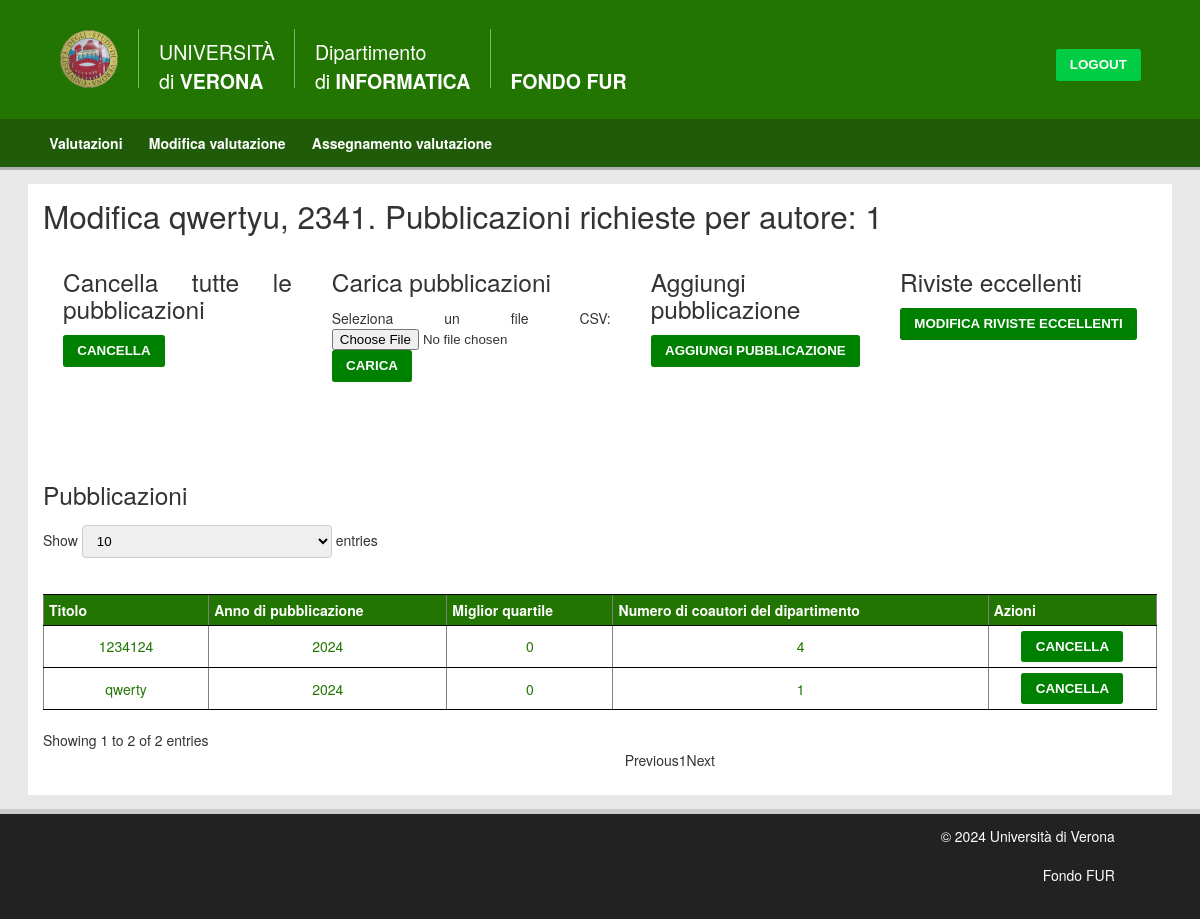
/modifica_valutazione/qwertyu/ (signed in), run on the app's committed database.
### caricamentoDati/models.py (models this page shows, shortened)
class Valutazione(models.Model):
    STATUS_CHOICES = (
        ('Vuota', 'Vuota'),
        ('Pubblicazioni caricate', 'Pubblicazioni caricate'),
        ('Assegnamento calcolato', 'Assegnamento calcolato'),
        ('Assegnamento completato', 'Assegnamento completato'),
        ('Chiusa', 'Chiusa'),
    )
    nome = models.CharField(max_length=100, primary_key=True)
    anno = models.IntegerField(validators=[MinValueValidator(
        1000), MaxValueValidator(9999)], default=datetime.date.today().year)
    dataCaricamento = models.DateField(
        blank=True, null=True, verbose_name="data di caricamento")
    status = models.CharField(
        max_length=50, choices=STATUS_CHOICES, default='Vuota')
    numeroPubblicazioni = models.PositiveIntegerField(
        validators=[MinValueValidator(1)], default=3, verbose_name="numero di pubblicazioni da selezionare")
    dataCaricamentoPubblicazioni = models.DateField(
        blank=True, null=True, verbose_name="data di caricamento delle pubblicazioni")
    class Meta:
        verbose_name_plural = "Valutazioni"

class PubblicazionePresentata(models.Model):
    handle = models.CharField(max_length=30, primary_key=True)
    valutazione = models.ForeignKey(
        Valutazione, on_delete=models.CASCADE, null=True, blank=True)
    issn_isbn = models.CharField(
        max_length=30, null=True, blank=True, verbose_name="issn o isbn")
    anno_pubblicazione = models.IntegerField(validators=[MinValueValidator(1000), MaxValueValidator(
        9999)], default=datetime.date.today().year, verbose_name="anno di pubblicazione")
    doi = models.CharField(max_length=30, null=True, blank=True)
    titolo = models.CharField(max_length=200)
    tipologia_collezione = models.CharField(
        max_length=100, verbose_name="tipologia della collezione")
    titolo_rivista_atti = models.CharField(
        max_length=200, null=True, verbose_name="titolo della rivista o atti")
    indicizzato_scopus = models.BooleanField(default=False)
    miglior_quartile = models.IntegerField(blank=True, default=0, validators=[
        MinValueValidator(0)], verbose_name="miglior quartile")
    num_coautori_dip = models.PositiveIntegerField(
        default=1, validators=[MinValueValidator(1)], verbose_name="numero di coautori del dipartimento")
    class Meta:
        constraints = [models.UniqueConstraint(
            fields=['handle', 'valutazione'], name='chiaveComposta')]
    class Meta:
        verbose_name_plural = "Pubblicazioni Presentate"

### caricamentoDati/views.py (the view)
# urls.py: re_path('^modifica_valutazione/(?P<valutazione_nome>.*)/$',
@login_required
def modifica_valutazione(request, valutazione_nome):
    valutazione = Valutazione.objects.get(nome=valutazione_nome)
    form = FormAggiungiPubblicazione()
    context = {
        'valutazione': valutazione,
        'pubblicazioni': PubblicazionePresentata.objects.filter(valutazione=valutazione).order_by('titolo'),
        'form_aggiungi_pubblicazione': form,
    }
    return render(request, 'caricamentoDati/modifica.html', context)

### caricamentoDati/forms.py
class FormAggiungiPubblicazione(forms.ModelForm):
    autori = forms.ModelMultipleChoiceField(queryset=Docente.objects.all().order_by(
        'cognome_nome'), required=False, widget=CheckboxSelectMultiple)
    class Meta:
        model = PubblicazionePresentata
        fields = ['handle', 'titolo', 'anno_pubblicazione', 'miglior_quartile', 'issn_isbn',
                  'doi', 'tipologia_collezione', 'titolo_rivista_atti', 'indicizzato_scopus']

### caricamentoDati/templates/caricamentoDati/modifica.html (shortened to what this page needs)
{% extends 'base.html' %}
{% block content %}
  <div class="main">
    <h1>Modifica {{ valutazione.nome }}, {{ valutazione.anno }}. Pubblicazioni richieste per autore: {{ valutazione.numeroPubblicazioni }}</h1>
    <div style="display: flex;">
      <div style="padding: 20px;">
        <h2>Cancella tutte le pubblicazioni</h2>
        <button type="button" class="btn btn-danger" data-toggle="modal" data-target="#confermaCancellazioneModal">Cancella</button>
      </div>
      <div style="padding: 20px;">
        <h2>Carica pubblicazioni</h2>
        <form method="post" enctype="multipart/form-data" action="{% url 'caricamento_con_file' filename='temp' valutazione=valutazione.nome %}">
          <label for="filename">Seleziona un file CSV:</label>
          <input type="file" name="filename" id="filename" />
          <br />
          <button class="btn" type="submit">Carica</button>
        </form>
      </div>
      <div style="padding: 20px;">
        <h2>Aggiungi pubblicazione</h2>
        <button type="button" class="btn" data-toggle="modal" data-target="#aggiungiPubblicazioneModal" onclick="loadModalContent()">Aggiungi pubblicazione</button>
      </div>
      <div style="padding: 20px;">
        <h2>Riviste eccellenti</h2>
        <button type="button" class="btn" data-toggle="modal" data-target="#rivisteEccellentiModal" onclick="loadRivisteEccellentiModalContent()">Modifica riviste eccellenti</button>
      </div>
    </div>
    <div style="padding-top: 80px;">
      {% if pubblicazioni %}
        <h2>Pubblicazioni</h2>
        <table id="table-pubblicazioni" class="table table-bordered" style=" text-align: left; width: 100%;" border="1" cellpadding="2" cellspacing="2">
          <thead>
            <tr>
              <th style="vertical-align: top; text-align: left;" data-orderable="true">
                <b>Titolo</b>
              </th>
              <th data-orderable="true" style="vertical-align: top; text-align: left;">
                <b>Anno di pubblicazione</b>
              </th>
              <th data-orderable="true" style="vertical-align: top; text-align: left;">
                <b>Miglior quartile</b>
              </th>
              <th data-orderable="true" style="vertical-align: top; text-align: left;">
                <b>Numero di coautori del dipartimento</b>
              </th>
              <th style="vertical-align: top; text-align: left;">
                <b>Azioni</b>
              </th>
            </tr>
          </thead>
          {% for pubblicazione in pubblicazioni %}
            <tr>
              <td>{{ pubblicazione.titolo }}</td>
              <td>{{ pubblicazione.anno_pubblicazione }}</td>
              <td>{{ pubblicazione.miglior_quartile }}</td>
              <td>{{ pubblicazione.num_coautori_dip }}</td>
              <td>
                <div type="button">
                  <form method="post" action="{% url 'cancella_pubblicazione_singola' valutazione_nome=valutazione.nome pubblicazione_titolo=pubblicazione.titolo %}">
                    <button class="btn" type="submit">Cancella</button>
                  </form>
                </div>
              </td>
            </tr>
          {% endfor %}
        </table>
      {% else %}
        <p>Non ci sono pubblicazioni disponibili.</p>
      {% endif %}
    </div>
  </div>
{% endblock %}

### caricamentoDati/static/styles.css (style rules this page uses)
body { margin: 0; padding: 0; color: #333; text-align: justify; background-color: #eee; font: .875em "Helvetica Neue", Helvetica, Arial, Geneva, sans-serif; }
h1, h2, h3, h4, h5, h6 { margin: 0 0 .5em; font-weight: 500; line-height: 1.1; }
h1 { font-size: 2.25em; }
h2 { font-size: 1.75em; }
table { border-spacing: 0; border-collapse: collapse; border-top: 1px solid #000; background: #FFFFFF; }
th { background: #217500; padding: 5px; border-bottom: 1px solid #000; color: #fff; text-align: center; }
td { min-width: 100px; color: #217500; padding: 5px; border-bottom: 1px solid #000; text-align: -webkit-center; }
.main { background-color: #fff; padding: 15px; }
.btn { color: #fff !important; background-color: #008000; display: inline-block; padding: .5em 1em; margin-bottom: 0; line-height: 1.2; white-space: nowrap; vertical-align: middle; cursor: pointer; border: 1px solid transparent; border-radius: .2em; text-decoration: none; text-transform: uppercase; font-weight: bold; }
.table { width: 100%; max-width: 100%; margin-bottom: 20px; }

### caricamentoDati/templates/base.html (style rules this page uses)
html, body { height: 100%; margin: 0; }

### data on the page
Valutazione: nome "qwertyu", anno "2341", numeroPubblicazioni "1"
PubblicazionePresentata: titolo "1234124", anno_pubblicazione "2024", miglior_quartile "0", num_coautori_dip "4"
PubblicazionePresentata: titolo "qwerty", anno_pubblicazione "2024", miglior_quartile "0", num_coautori_dip "1"
